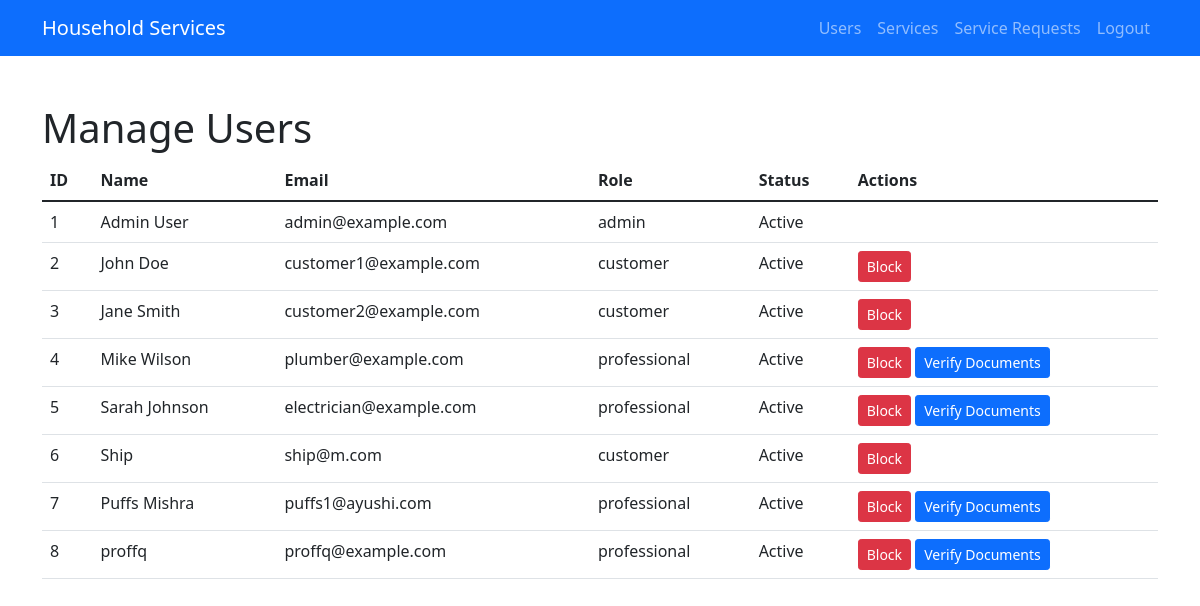
The app's page /admin/users (signed in) with its own data.
### models.py (models this page shows, shortened)
class User(UserMixin, db.Model):
    __tablename__ = 'user'
    id = db.Column(db.Integer, primary_key=True)
    email = db.Column(db.String(120), unique=True, nullable=False)
    password = db.Column(db.String(255), nullable=False)
    role = db.Column(db.String(20), nullable=False)
    full_name = db.Column(db.String(100), nullable=False)
    address = db.Column(db.String(200))
    pin_code = db.Column(db.String(10))
    phone_number = db.Column(db.String(15))  # Added phone number
    experience = db.Column(db.Integer)
    service_type = db.Column(db.String(100))
    is_approved = db.Column(db.Boolean, default=False)
    is_active = db.Column(db.Boolean, default=True)  # For blocking user
    date_created = db.Column(db.DateTime, default=datetime.utcnow)
    profile_image = db.Column(db.String(200))  # For storing profile image path
    document_verified = db.Column(db.Boolean, default=False)  # For professional verification
    avg_rating = db.Column(db.Float, default=0.0)  # Average rating for professionals
    service_request = db.relationship('ServiceRequest', backref='customer', foreign_keys='ServiceRequest.customer_id', cascade="all, delete-orphan")
    reviews = db.relationship('Review', backref='customer', foreign_keys='Review.customer_id', cascade="all, delete-orphan")

### app.py (the view)
@app.route('/admin/users')
@login_required
def admin_users():
    if current_user.role == 'admin':
        if request.method == 'POST':
            action = request.form.get('action')
            if action == 'verify':  # Edit an existing service
                user_id = request.form['user_id']
                user = Service.query.get(user_id)
                if user:
                    user.document_verified = True
                    db.session.commit()
                    flash('User Verified Successfully.', 'success')
                else:
                    flash('User Not Found.', 'danger')
    if current_user.role == 'admin':
        users = User.query.all()
        return render_template('admin_users.html', users=users)
    else:
        flash('You are not authorized to access this page.', 'danger')
        return redirect(url_for('dashboard'))

### app.py (called while the page is built)
@login_manager.user_loader
def load_user(user_id):
    return db.session.get(User, int(user_id))

### templates/admin_users.html (shortened to what this page needs)
<!DOCTYPE html>
<html lang="en">
<head>
  <link rel="stylesheet" href="https://cdn.jsdelivr.net/npm/bootstrap@5.1.3/dist/css/bootstrap.min.css">
</head>
<body>
  <nav class="navbar navbar-expand-lg navbar-dark bg-primary">
    <div class="container">
      <a class="navbar-brand" href="{{ url_for('index') }}">Household Services</a>
      <div class="collapse navbar-collapse" id="navbarNav">
        <ul class="navbar-nav ms-auto">
          <li class="nav-item">
            <a class="nav-link" href="{{ url_for('admin_users') }}">Users</a>
          </li>
          <li class="nav-item">
            <a class="nav-link" href="{{ url_for('admin_services') }}">Services</a>
          </li>
          <li class="nav-item">
            <a class="nav-link" href="{{ url_for('service_requests') }}">Service Requests</a>
          </li>
          <li class="nav-item">
            <a class="nav-link" href="{{ url_for('logout') }}">Logout</a>
          </li>
        </ul>
      </div>
    </div>
  </nav>
  <div class="container my-5">
    <h1>Manage Users</h1>
    <table class="table">
      <thead>
        <tr>
          <th>ID</th>
          <th>Name</th>
          <th>Email</th>
          <th>Role</th>
          <th>Status</th>
          <th>Actions</th>
        </tr>
      </thead>
      <tbody>
        {% for user in users %}
          <tr>
            <td>{{ user.id }}</td>
            <td>{{ user.full_name }}</td>
            <td>{{ user.email }}</td>
            <td>{{ user.role }}</td>
            <td>{{ "Active" if user.is_active else "Blocked" }}</td>
            <td>
              {% if user.role != 'admin' %}
                <form method="POST" action="{{ url_for('admin_users') }}" class="d-inline">
                  <button type="submit" class="btn btn-{{ 'danger' if user.is_active else 'success' }} btn-sm">
                    {{ 'Block' if user.is_active else 'Unblock' }}
                  </button>
                </form>
                {% if user.role == 'professional' and not user.documents_verified %}
                  <form method="POST" action="{{ url_for('admin_users') }}" class="d-inline">
                    <button type="submit" class="btn btn-primary btn-sm">Verify Documents</button>
                  </form>
                {% endif %}
              {% endif %}
            </td>
          </tr>
        {% endfor %}
      </tbody>
    </table>
  </div>
</body>
</html>

### records on screen
User: id "1", full_name "Admin User", email "admin@example.com", role "admin", is_active "Active"
User: id "2", full_name "John Doe", email "customer1@example.com", role "customer", is_active "Active", is_active "Block"
User: id "3", full_name "Jane Smith", email "customer2@example.com", role "customer", is_active "Active", is_active "Block"
User: id "4", full_name "Mike Wilson", email "plumber@example.com", role "professional", is_active "Active", is_active "Block"
User: id "5", full_name "Sarah Johnson", email "electrician@example.com", role "professional", is_active "Active", is_active "Block"
User: id "6", full_name "Ship", email "ship@m.com", role "customer", is_active "Active", is_active "Block"
User: id "7", full_name "Puffs Mishra", email "puffs1@ayushi.com", role "professional", is_active "Active", is_active "Block"
User: id "8", full_name "proffq", email "proffq@example.com", role "professional", is_active "Active", is_active "Block"
